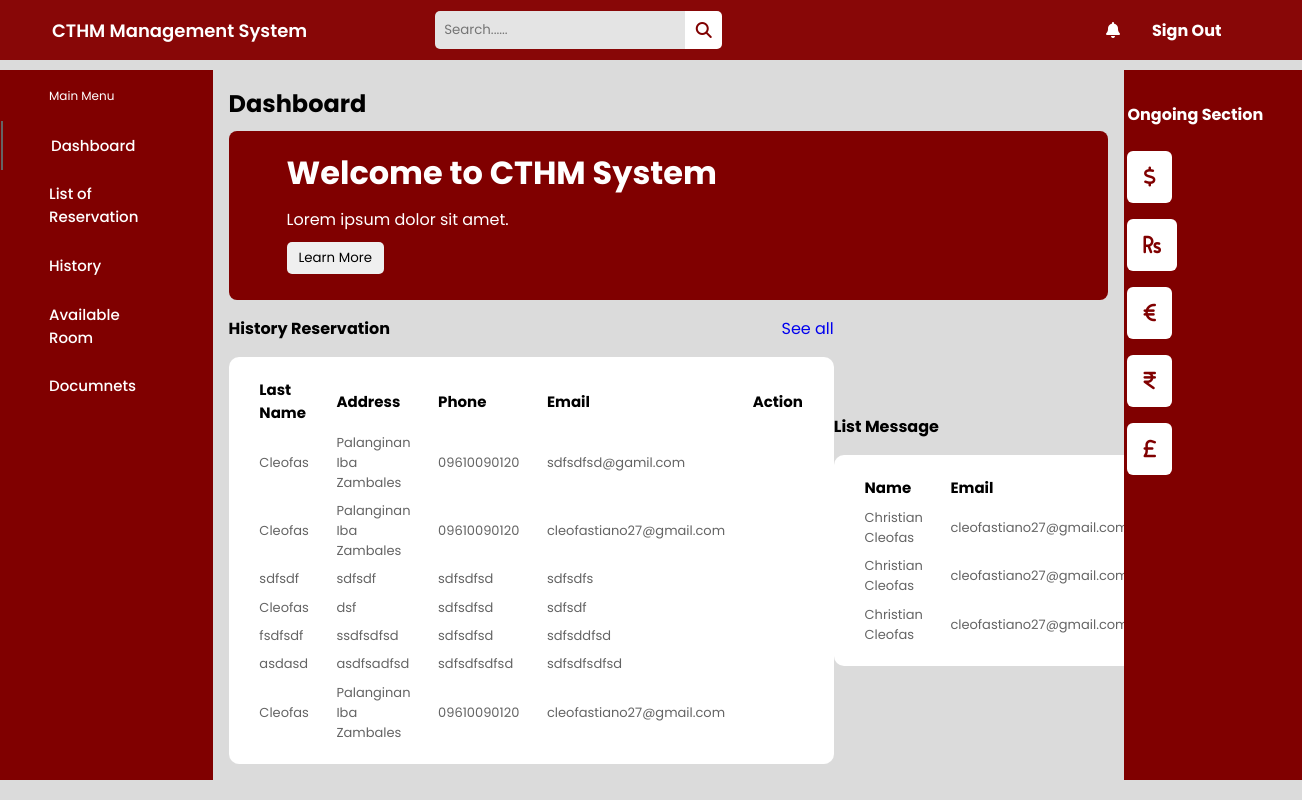
The page /Dashboard/dashboard (signed in) on the database its author committed.
### HomePage/models.py (models this page shows, shortened)
class Reservation(models.Model):
    fname = models.CharField(max_length=50)
    lname = models.CharField(max_length=50)
    address = models.CharField(max_length=70)
    city = models.CharField(max_length=70)
    province = models.CharField(max_length=70)
    postal = models.CharField(max_length=50)
    birthday = models.CharField(max_length=50)
    gender = models.CharField(max_length=50)
    email = models.CharField(max_length=50)
    phone = models.CharField(max_length=50)

class Contact(models.Model):
    name = models.CharField(max_length=50)
    email = models.CharField(max_length=50)
    message = models.TextField(max_length=100)

### Dashboard/views.py (the view)
# urls.py: path('dashboard', views.dashboard, name='dashboard'),
def dashboard(request):
    return render(request, 'Dashboard/dashboard.html', {
        'reservation': Reservation.objects.all(),
        'contact': Contact.objects.all(),
    })

### Dashboard/templates/Dashboard/dashboard.html (shortened to what this page needs)
{% load static %}
<!DOCTYPE html>
<html lang="en">
<head>
  <link rel="stylesheet" href="{% static 'css/dashboards.css' %}">
  <link rel="stylesheet" href="https://cdnjs.cloudflare.com/ajax/libs/font-awesome/6.2.0/css/all.min.css" />
</head>
<body>
  {% if user.is_authenticated %}
  <header class="header">
    <div class="logo">
      <a href="#">CTHM Management System</a>
      <div class="search_box">
        <input type="text" placeholder="Search......">
        <i class="fa-sharp fa-solid fa-magnifying-glass"></i>
      </div>
    </div>
    <div class="header-icons">
      <i class="fas fa-bell"></i>
      <div class="account">
        <form action="signout" method="POST">
          <a href=""><h4>Sign Out</h4></a>
        </form>
      </div>
    </div>
  </header>
  <div class="container">
    <nav style="background-color: maroon;">
      <div class="side_navbar" style="color: #ffff;">
        <span style="color: #fff;">Main Menu</span>
        <a style="color: #ffff;" href="#" class="active">Dashboard</a>
        <a style="color: #ffff;" href="#">List of Reservation</a>
        <a style="color: #ffff;" href="#">History</a>
        <a style="color: #ffff;" href="#">Available Room</a>
        <a style="color: #ffff;" href="#">Documnets</a>
      </div>
    </nav>
    <div class="main-body">
      <h2>Dashboard</h2>
      <div class="promo_card">
        <h1>Welcome to CTHM System</h1>
        <span>Lorem ipsum dolor sit amet.</span>
        <button>Learn More</button>
      </div>
      <div class="history_lists">
        <div class="list1">
              <div class="row">
                  <h4>History Reservation</h4>
                  <a href="#">See all</a>
            </div>
            <table>
                <thead>
                    <tr>
                        <th>Last Name</th>
                        <th>Address</th>
                        <th>Phone</th>
                        <th>Email</th>
                        <th>Action</th>
                    </tr>
                </thead>
            {% if reservation %}
            <tbody>
              {% for item in reservation %}
              <tr>
                <td>{{ item.lname }}</td>
                <td>{{ item.address }}</td>
                <td>{{ item.phone }}</td>
                <td>{{ item.email }}</td>
              </tr>
              {% endfor %}
            </tbody>
            {% endif %}
          </table>
    </div>
        <div class="list2">
          <div class="row">
            <h4>List Message</h4>
            <a href="#">See all</a>
          </div>
          <table>
            <thead>
              <tr>
                <th>Name</th>
                <th>Email</th>
                <th>Message</th>
              </tr>
            </thead>
            {% if contact %}
            <tbody>
            {% for item in contact %}
              <tr>
                <td>{{ item.name }}</td>
                <td>{{ item.email }}</td>
                <td>{{ item.message }}</td>
              </tr>
            {% endfor %}
            </tbody>
            {% endif %}
          </table>
        </div>
      </div>
    </div>
    <div class="sidebar">
      <h4>Ongoing Section</h4>
      <div class="balance">
        <i class="fas fa-dollar icon"></i>
      </div>
      <div class="balance">
        <i class="fa-solid fa-rupee-sign icon"></i>
      </div>
      <div class="balance">
        <i class="fas fa-euro icon"></i>
      </div>
      <div class="balance">
        <i class="fa-solid fa-indian-rupee-sign icon"></i>
      </div>
      <div class="balance">
        <i class="fa-solid fa-sterling-sign icon"></i>
      </div>
    </div>
  </div>
  {% endif %}
</body>
</html>

### static/css/dashboards.css (style rules this page uses)
* { margin: 0; padding: 0; border: none; outline: none; text-decoration: none; box-sizing: border-box; font-family: "Poppins", sans-serif; }
body { background: rgb(219, 219, 219); }
.header { display: flex; align-items: center; justify-content: space-between; height: 60px; padding: 20px; background: rgb(136, 7, 7); }
.header .logo > a { color: #fff; }
.logo { display: flex; align-items: center; }
.logo a { color: #000; font-size: 18px; font-weight: 600; margin: 2rem 8rem 2rem 2rem; }
.search_box { display: flex; align-items: center; }
.search_box input { padding: 9px; width: 250px; background: rgb(228, 228, 228); border-top-left-radius: 5px; border-bottom-left-radius: 5px; }
.search_box i { padding: 0.66rem; cursor: pointer; color: maroon; background: #fff; border-top-right-radius: 5px; border-bottom-right-radius: 5px; }
.header-icons h4 { color: #fff; }
.header-icons { display: flex; align-items: center; }
.header-icons i { margin-right: 2rem; cursor: pointer; color: #fff; }
.header-icons .account { width: 130px; display: flex; align-items: center; justify-content: space-between; }
.container { margin-top: 10px; display: flex; justify-content: space-between; }
nav { background-color: maroon; }
.side_navbar { padding: 1px; display: flex; flex-direction: column; }
.side_navbar span { color: #fff; margin: 1rem 3rem; font-size: 12px; }
.side_navbar a { width: 100%; padding: 0.8rem 3rem; font-weight: 500; font-size: 15px; color: rgb(100, 100, 100); }
.side_navbar .active { border-left: 2px solid rgb(100, 100, 100); }
.main-body { width: 70%; padding: 1rem; }
.promo_card { width: 100%; color: #fff; margin-top: 10px; border-radius: 8px; padding: 0.5rem 1rem 1rem 3rem; background: maroon; }
.promo_card h1, .promo_card span, button { margin: 10px; }
.promo_card button { display: block; padding: 6px 12px; border-radius: 5px; cursor: pointer; }
.history_lists { display: flex; align-items: center; justify-content: space-between; }
.row { display: flex; justify-content: space-between; align-items: center; margin: 1rem 0; }
table { background: #fff; padding: 1rem; text-align: left; border-radius: 10px; }
table td, th { padding: 0.2rem 0.8rem; }
table th { font-size: 15px; }
table td { font-size: 13px; color: rgb(100, 100, 100); }
.sidebar { width: 15%; padding: 2rem 0.22rem; background-color: maroon; }
.sidebar h4 { margin-bottom: 1.5rem; color: #ffffff; }
.sidebar .balance { display: flex; align-items: center; margin-bottom: 1rem; }
.balance .icon { color: maroon; font-size: 20px; border-radius: 6px; margin-right: 1rem; padding: 1rem; background: #ffffff; }

### rows shown on the page
Reservation: lname "Cleofas", address "Palanginan Iba Zambales", phone "09610090120", email "sdfsdfsd@gamil.com"
Reservation: lname "Cleofas", address "Palanginan Iba Zambales", phone "09610090120", email "cleofastiano27@gmail.com"
Reservation: lname "sdfsdf", address "sdfsdf", phone "sdfsdfsd", email "sdfsdfs"
Reservation: lname "Cleofas", address "dsf", phone "sdfsdfsd", email "sdfsdf"
Reservation: lname "fsdfsdf", address "ssdfsdfsd", phone "sdfsdfsd", email "sdfsddfsd"
Reservation: lname "asdasd", address "asdfsadfsd", phone "sdfsdfsdfsd", email "sdfsdfsdfsd"
Reservation: lname "Cleofas", address "Palanginan Iba Zambales", phone "09610090120", email "cleofastiano27@gmail.com"
Contact: name "Christian Cleofas", email "cleofastiano27@gmail.com"
Contact: name "Christian Cleofas", email "cleofastiano27@gmail.com"
Contact: name "Christian Cleofas", email "cleofastiano27@gmail.com"
